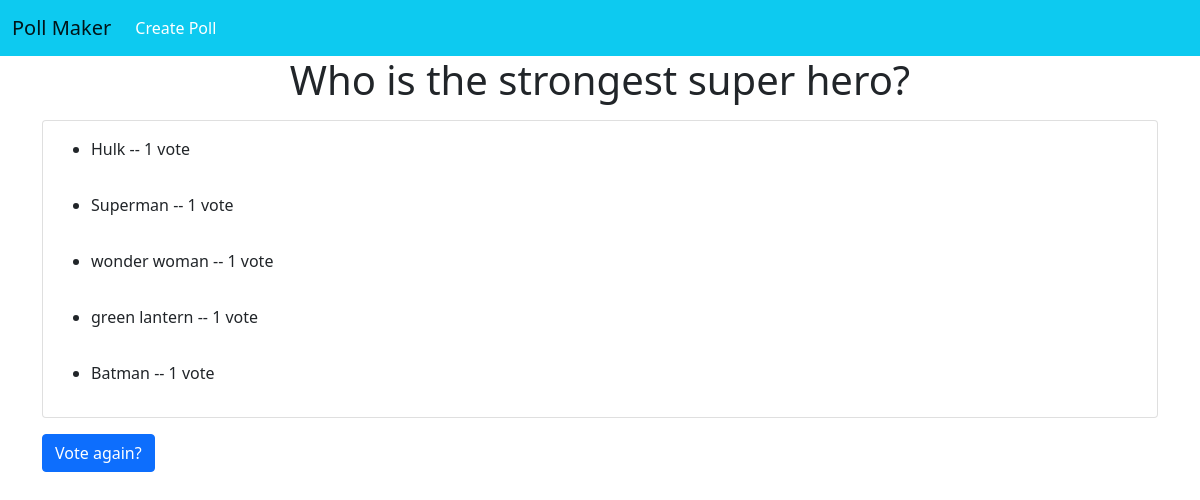
Page /2/results/ on the earlier database version.
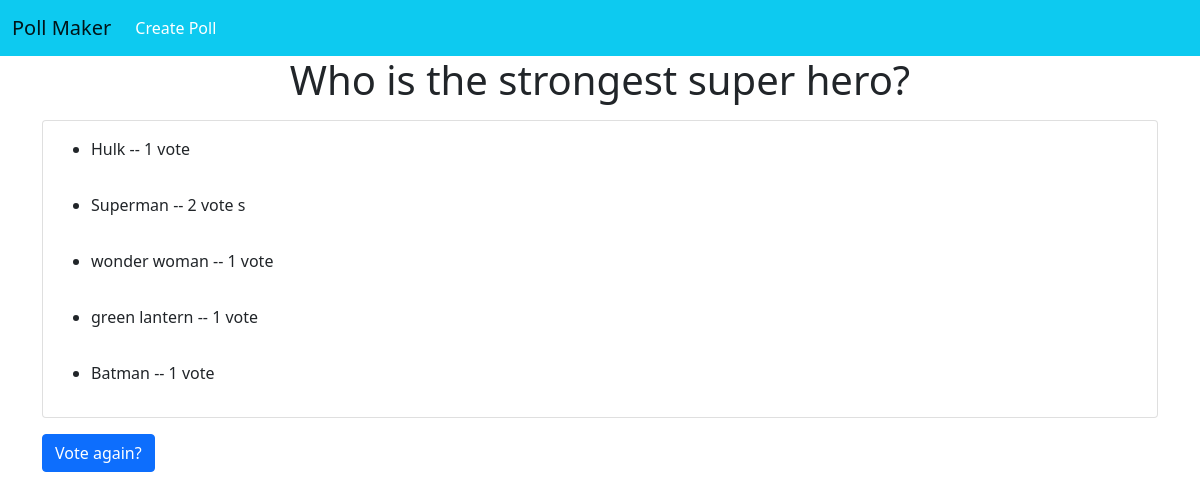
Same page on the later database version.
### poll/models.py (models this page shows, shortened)
class Choice(models.Model):
    question = models.ForeignKey(Question, on_delete=models.CASCADE)
    choices = models.CharField(max_length=200)
    votes = models.IntegerField(default=0)

### poll/views.py (the view)
# urls.py: path('<int:pk>/results/', views.result.as_view(), name='result'),
class result(generic.DetailView):
    model = Question
    template_name = 'result.html'

### poll/templates/result.html (shortened to what this page needs)
{% extends 'base.html' %}
{% block body %}
  <div class="container">
    <h1 class="text-center mb-3">{{ question.question_text }}</h1>
  </div>
  <div class='container'>
    <div class="card mb-3">
      <ul>
      {% for choice in question.choice_set.all %}
      <div class="card-body">
        <li>{{ choice.choices }} -- {{ choice.votes }} vote {{ choice.votes|pluralize }}</li>
      </div>
      {% endfor %}
      </ul>
    </div>
    <a  class="btn btn-primary text-decoration-none "href="{% url 'detail' question.id %}">Vote again?</a>
  </div>
{%  endblock %}

Differences in the rows shown:
changed Choice "Superman": votes "1" → "2"
